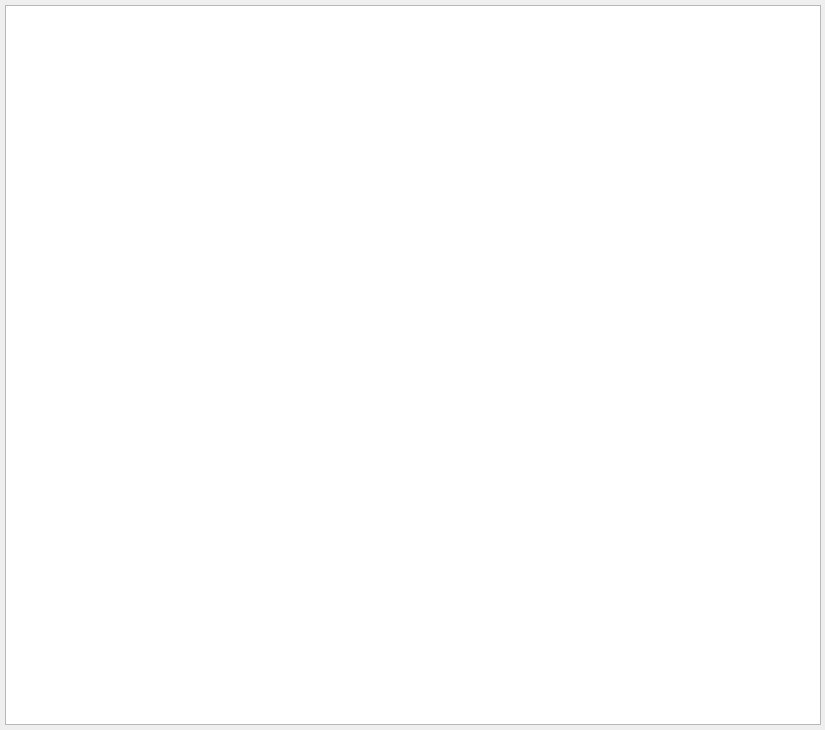
<?xml version="1.0" encoding="UTF-8"?>
<ui version="4.0">
 <class>MonitorDialogClass</class>
 <widget class="QDialog" name="MonitorDialogClass">
  <property name="geometry">
   <rect>
    <x>0</x>
    <y>0</y>
    <width>825</width>
    <height>730</height>
   </rect>
  </property>
  <property name="windowTitle">
   <string>MonitorDialog</string>
  </property>
  <widget class="QPlainTextEdit" name="c_text">
   <property name="geometry">
    <rect>
     <x>5</x>
     <y>5</y>
     <width>816</width>
     <height>720</height>
    </rect>
   </property>
   <property name="lineWrapMode">
    <enum>QPlainTextEdit::LineWrapMode::NoWrap</enum>
   </property>
   <property name="readOnly">
    <bool>true</bool>
   </property>
   <property name="plainText">
    <string notr="true"/>
   </property>
   <property name="textInteractionFlags">
    <set>Qt::TextInteractionFlag::NoTextInteraction</set>
   </property>
  </widget>
 </widget>
 <layoutdefault spacing="6" margin="11"/>
 <resources/>
 <connections/>
</ui>
